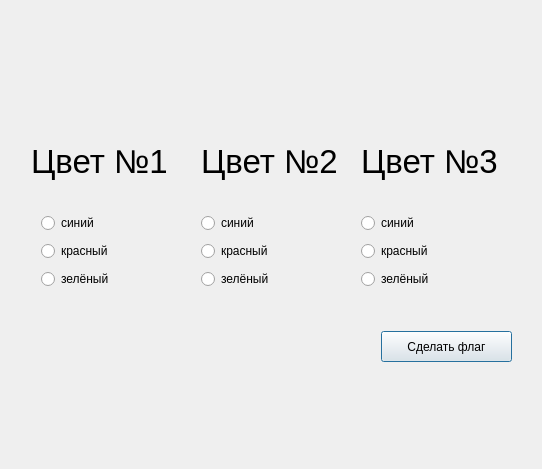
<?xml version="1.0" encoding="UTF-8"?>
<ui version="4.0">
 <class>Dialog</class>
 <widget class="QDialog" name="Dialog">
  <property name="geometry">
   <rect>
    <x>0</x>
    <y>0</y>
    <width>542</width>
    <height>469</height>
   </rect>
  </property>
  <property name="windowTitle">
   <string>текстовый флаг</string>
  </property>
  <layout class="QHBoxLayout" name="horizontalLayout">
   <item>
    <widget class="QWidget" name="widget" native="true">
     <property name="mouseTracking">
      <bool>false</bool>
     </property>
     <property name="tabletTracking">
      <bool>false</bool>
     </property>
     <property name="acceptDrops">
      <bool>false</bool>
     </property>
     <property name="autoFillBackground">
      <bool>false</bool>
     </property>
     <widget class="QWidget" name="verticalLayoutWidget">
      <property name="geometry">
       <rect>
        <x>30</x>
        <y>200</y>
        <width>121</width>
        <height>80</height>
       </rect>
      </property>
      <layout class="QVBoxLayout" name="verticalLayout">
       <item>
        <widget class="QRadioButton" name="Button_radio_1_1">
         <property name="text">
          <string>синий</string>
         </property>
        </widget>
       </item>
       <item>
        <widget class="QRadioButton" name="Button_radio_1_2">
         <property name="text">
          <string>красный</string>
         </property>
        </widget>
       </item>
       <item>
        <widget class="QRadioButton" name="Button_radio_1_3">
         <property name="text">
          <string>зелёный</string>
         </property>
        </widget>
       </item>
      </layout>
     </widget>
     <widget class="QWidget" name="verticalLayoutWidget_2">
      <property name="geometry">
       <rect>
        <x>190</x>
        <y>200</y>
        <width>131</width>
        <height>80</height>
       </rect>
      </property>
      <layout class="QVBoxLayout" name="verticalLayout_2">
       <item>
        <widget class="QRadioButton" name="Button_radio_2_1">
         <property name="text">
          <string>синий</string>
         </property>
        </widget>
       </item>
       <item>
        <widget class="QRadioButton" name="Button_radio_2_2">
         <property name="text">
          <string>красный</string>
         </property>
        </widget>
       </item>
       <item>
        <widget class="QRadioButton" name="Button_radio_2_3">
         <property name="text">
          <string>зелёный</string>
         </property>
        </widget>
       </item>
      </layout>
     </widget>
     <widget class="QWidget" name="verticalLayoutWidget_3">
      <property name="geometry">
       <rect>
        <x>350</x>
        <y>200</y>
        <width>141</width>
        <height>80</height>
       </rect>
      </property>
      <layout class="QVBoxLayout" name="verticalLayout_3">
       <item>
        <widget class="QRadioButton" name="Button_radio_3_1">
         <property name="text">
          <string>синий</string>
         </property>
        </widget>
       </item>
       <item>
        <widget class="QRadioButton" name="Button_radio_3_3">
         <property name="text">
          <string>красный</string>
         </property>
        </widget>
       </item>
       <item>
        <widget class="QRadioButton" name="Button_radio_3_4">
         <property name="text">
          <string>зелёный</string>
         </property>
        </widget>
       </item>
      </layout>
     </widget>
     <widget class="QPushButton" name="Button_main">
      <property name="geometry">
       <rect>
        <x>370</x>
        <y>320</y>
        <width>131</width>
        <height>31</height>
       </rect>
      </property>
      <property name="text">
       <string>Сделать флаг</string>
      </property>
     </widget>
     <widget class="QLabel" name="label_answer">
      <property name="geometry">
       <rect>
        <x>50</x>
        <y>420</y>
        <width>311</width>
        <height>21</height>
       </rect>
      </property>
      <property name="font">
       <font>
        <pointsize>12</pointsize>
       </font>
      </property>
      <property name="mouseTracking">
       <bool>false</bool>
      </property>
      <property name="text">
       <string></string>
      </property>
     </widget>
     <widget class="QLabel" name="label">
      <property name="geometry">
       <rect>
        <x>20</x>
        <y>120</y>
        <width>141</width>
        <height>61</height>
       </rect>
      </property>
      <property name="font">
       <font>
        <pointsize>25</pointsize>
       </font>
      </property>
      <property name="text">
       <string>Цвет №1</string>
      </property>
     </widget>
     <widget class="QLabel" name="label_2">
      <property name="geometry">
       <rect>
        <x>190</x>
        <y>120</y>
        <width>141</width>
        <height>61</height>
       </rect>
      </property>
      <property name="font">
       <font>
        <pointsize>25</pointsize>
       </font>
      </property>
      <property name="text">
       <string>Цвет №2</string>
      </property>
     </widget>
     <widget class="QLabel" name="label_3">
      <property name="geometry">
       <rect>
        <x>350</x>
        <y>120</y>
        <width>141</width>
        <height>61</height>
       </rect>
      </property>
      <property name="font">
       <font>
        <pointsize>25</pointsize>
       </font>
      </property>
      <property name="text">
       <string>Цвет №3</string>
      </property>
     </widget>
    </widget>
   </item>
  </layout>
 </widget>
 <resources/>
 <connections/>
</ui>
